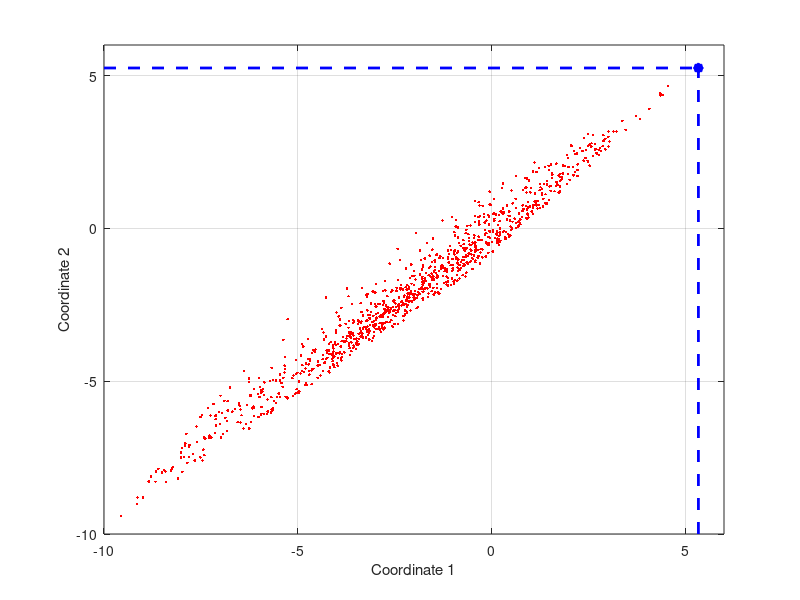

Here is the MATLAB script that generated this plot:
clear
gamma=.9;
R=[-1;.6;.5;-.9];
P=[0.8 0.2;0.2 0.8;0.3 0.7;0.9 0.1];
pi1=[1 0 0 0;0 0 1 0];
pi2=[0 1 0 0;0 0 1 0];
pi3=[1 0 0 0;0 0 0 1];
pi4=[0 1 0 0;0 0 0 1];

v1=(eye(2)-gamma*(pi1*P))\(pi1*R)
v2=(eye(2)-gamma*(pi2*P))\(pi2*R)
v3=(eye(2)-gamma*(pi3*P))\(pi3*R)
v4=(eye(2)-gamma*(pi4*P))\(pi4*R)



% Part b)
% We know that policy 2 is optimal
A=zeros(2,1000);
v_opt = v2;
for k =1:1000
    pi_s1 = rand(1,2);
    pi_s2 = rand(1,2);
    pi_s1 = pi_s1/sum(pi_s1);
    pi_s2 = pi_s2/sum(pi_s2);
    pi_rand = [kron([1 0]',pi_s1),kron([0 1]',pi_s2)];
    A(:,k) = (eye(2)-gamma*(pi_rand*P))\(pi_rand*R);
end

plot([v_opt(1) v_opt(1)],[-10 v_opt(2)],'--b','LineWidth',2),hold
plot([-10 v_opt(1)],[v_opt(2) v_opt(2)],'--b','LineWidth',2),
plot(v_opt(1),v_opt(2),'b*','LineWidth',5)
plot(A(1,:),A(2,:),'.r')
hold off
axis([-10 6 -10 6]),grid
xlabel('Coordinate 1')
ylabel('Coordinate 2')




